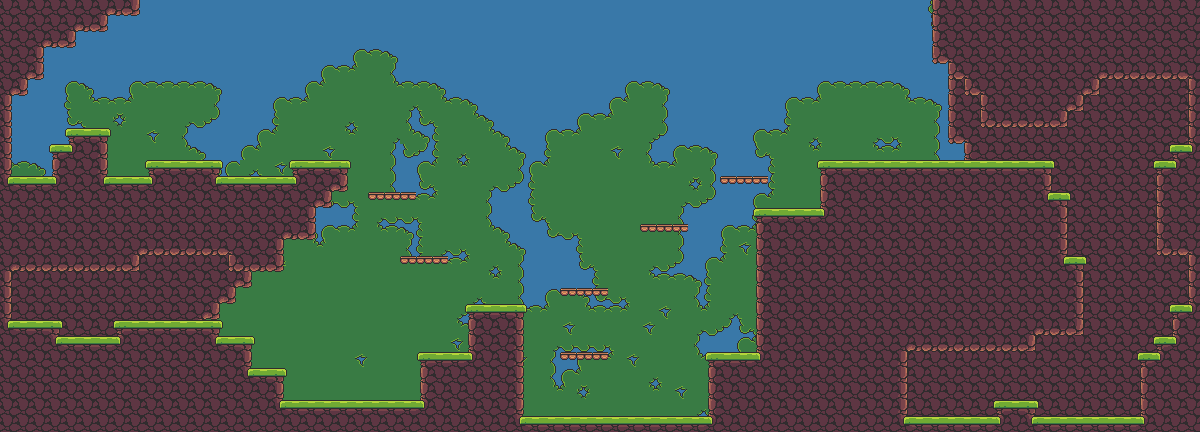

Rendered tile map (Tiled .tmx) drawn with the repository's tilesets; below, a short description and the map source with its tile grids summarised:
An orthogonal 75x27 tile map with 16x16 px tiles, 4 tile layers (Sky, Bushes, CliffBackground, Ground), 1 hidden layer not drawn, 2 tilesets.

<map version="1.10" tiledversion="1.10.2" orientation="orthogonal" renderorder="right-down" width="75" height="27" tilewidth="16" tileheight="16" infinite="0" nextlayerid="6" nextobjectid="1">
 <tileset firstgid="1" source="../Tilesets/StandardTileset.tsx" />
 <tileset firstgid="1025" source="../Tilesets/FrbVisualTiles.tsx" />
 <layer id="4" name="Sky" width="75" height="27">
  <data>[2025 cells, 2025 non-empty, 1 distinct tile ids]</data>
 </layer>
 <layer id="3" name="Bushes" width="75" height="27" parallaxx="0.6" parallaxy="0.6">
  <data>[2025 cells, 1458 non-empty, 15 distinct tile ids]</data>
 </layer>
 <layer id="5" name="CliffBackground" width="75" height="27" tintcolor="#b0b0b0">
  <data>[2025 cells, 467 non-empty, 13 distinct tile ids]</data>
 </layer>
 <layer id="2" name="Ground" width="75" height="27">
  <data>[2025 cells, 849 non-empty, 14 distinct tile ids]</data>
 </layer>
 <layer id="1" name="GameplayLayer" width="75" height="27" visible="0" opacity="0.4">
  <data>[2025 cells, 849 non-empty, 3 distinct tile ids]</data>
 </layer>
</map>